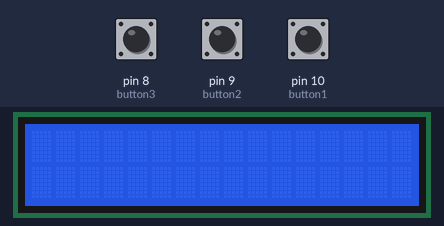
A sketch run on a simulated Arduino Uno, built with avr-gcc and run on an emulated ATmega328P. On the bench: 16×2 character LCD. The test bench sets the inputs (shaded band); at power-on: pin 9 (button2) HIGH, pin 10 (button1) HIGH, pin 8 (button3) HIGH.

Above: at 1.2 s.
1.3 s: pin 9 (button2) pulled LOW for 0.15 s
At 2.4 s:
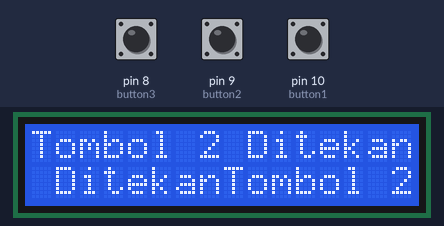
2.9 s: pin 10 (button1) pulled LOW for 0.15 s
At 3.3 s:
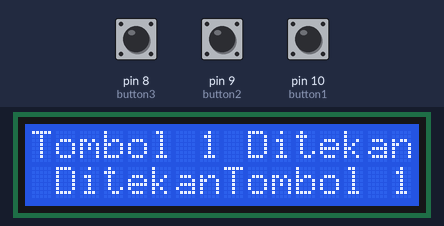
4.5 s: pin 8 (button3) pulled LOW for 0.15 s
At 5.7 s:
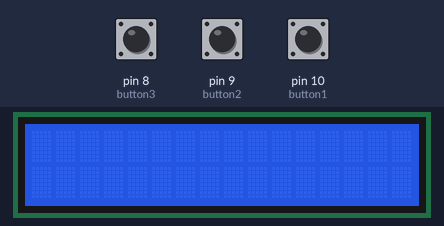
6.1 s: pin 10 (button1) pulled LOW for 1 s
At 6.11 s:
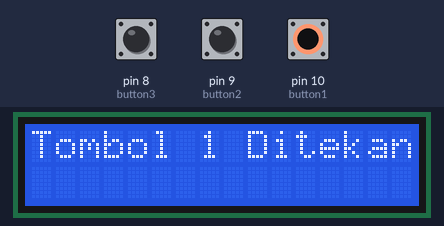
8.6 s: pin 9 (button2) pulled LOW for 1 s
At 9.1 s:
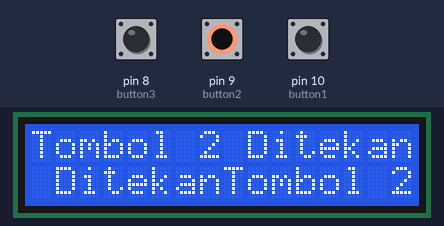
11.1 s: pin 8 (button3) pulled LOW for 1 s
At 12.0 s:
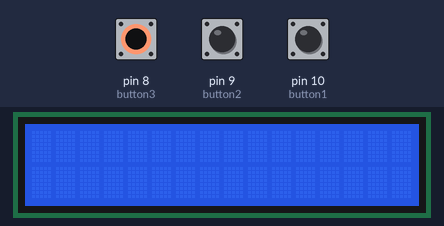
Timing chart, 0 to 14.1 s (numbered marks = the images above; inputs shaded):
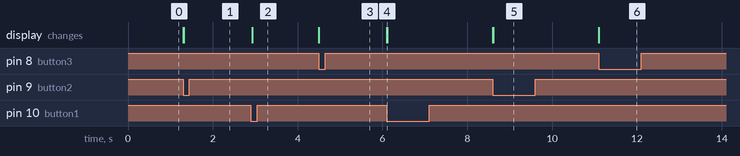

The sketch:

1b.ino
```cpp
#include <LiquidCrystal.h>
LiquidCrystal lcd(12,11,5,4,3,2);
int button1 = 10;
int button2 = 9;
int button3 = 8;

void setup() {
  // put your setup code here, to run once:
  lcd.begin(16,2);
  pinMode(button1, INPUT);
  pinMode(button2, INPUT);
  pinMode(button3, INPUT);
}

void loop() {
  // put your main code here, to run repeatedly:
  if(digitalRead(button1) == LOW){
    lcd.print("Tombol 1 Ditekan");
  }
  if(digitalRead(button2) == LOW){
    lcd.print("Tombol 2 Ditekan");
  }
  if(digitalRead(button3) == LOW){
    lcd.clear();
  }
}
```

Measured:
- after the input at 1.3 s, the display: first changes at once (image 1 shows a later state)
- after the input at 2.9 s, the display: changes at once (image 2)
- after the input at 4.5 s, the display: changes at once (image 3)
- after the input at 6.1 s, the display: changes at once (image 4)
- after the input at 8.6 s, the display: first changes at once (image 5 shows a later state)
- after the input at 11.1 s, the display: changes at once (image 6)
